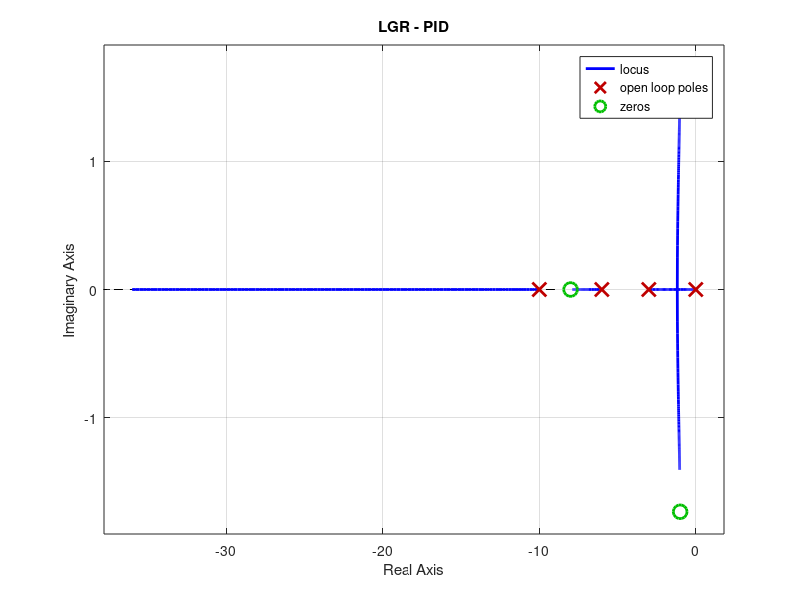
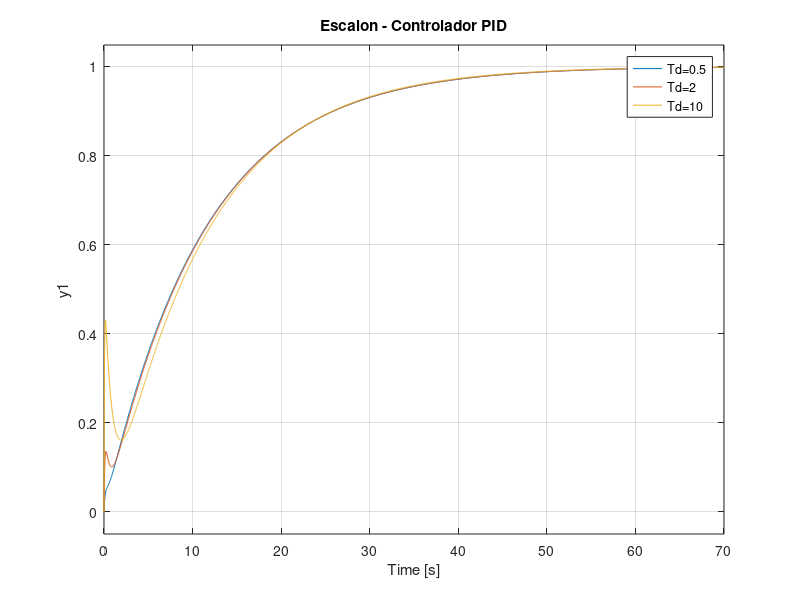

The MATLAB script that drew these images, in order:
%% Ejercicio 1 - LGR Proporcional
clc
z = [-8];
p = [-3 -6 -10];
[num, den] = zp2tf(z,p,1);
Gp = tf(num, den)

kp = 1;
GcP = tf(kp);

FTLA = GcP * Gp;

figure(1)
    rlocus(FTLA)
    title('LGR Controlador Proporcional')
    % es estable, los polos estan a la izquierda

%====Salida del Sistema en LC====
FTLC1 = feedback(GcP*Gp, 1);

kp = 10;
    GcP = tf(kp);
    FTLC2 = feedback(GcP*Gp, 1);

kp = 25;
    GcP = tf(kp);
    FTLC3 = feedback(GcP*Gp, 1);

figure(2)
step(FTLC1, FTLC2, FTLC3)
    title('Escalon - Controlador Proporcional')
    legend('kp = 1', 'kp = 10', 'kp = 25')
    % a medida que aumento el k, el sobreimpulso es mayor
        % se estabiliza mas rapido y responde mas rapido

%% Ejercicio 2 - Diseñar controlador (sin y con PI)
            % tiempo pico < 0,2
            % sobrepico < 20%
            % Ess 0
clc
z = [-8];
p = [-3 -6 -10];
[num, den] = zp2tf(z,p,1);
Gp = tf(num, den)

kp = 1;
Ti = 0.5;
num = [kp*Ti kp];
den = [Ti 0];
GcPI = tf(num, den);

FTLA_PI = GcPI * Gp;

figure(1)
    rlocus(FTLA_PI)
    title('LGR - Controlador PI')

%=====Salida del Sistema en LC (PI)=====
FTLC1 = feedback(FTLA_PI, 1);

Ti = 2;
    num = [kp*Ti kp];
    den = [Ti 0];
    GcPI = tf(num, den);
    FTLC2 = feedback(GcPI*Gp, 1);

Ti = 5;
    num = [kp*Ti kp];
    den = [Ti 0];
    GcPI = tf(num, den);
    FTLC3 = feedback(GcPI*Gp, 1);   

figure(2)
    step(FTLC1, FTLC2, FTLC3)
    title('Escalon - Controlador PI')
    legend('Ti=0.5', 'Ti=2', 'Ti=5')
    ylim([0 1.2])

%% Ejercicio 2) con PID
clc
z = [-8];
p = [-3 -6 -10];
[num, den] = zp2tf(z,p,1);
Gp = tf(num, den)

kp = 1;
Ti = 0.5;
Td = 0.5;

num = [kp*Td*Ti kp*Ti kp];
den = [Ti 0];
GcPID = tf(num, den);
FTLAPID = GcPID * Gp;

figure(1)
    rlocus(FTLAPID)
    title('LGR - PID')

%=====Salida del Sistema en LC (PID)=====
FTLC1 = feedback(FTLAPID, 1);

Td = 2;
    num = [kp*Td*Ti kp*Ti kp];
    den = [Ti 0];
    GcPID = tf(num, den);
    FTLC2 = feedback(GcPID*Gp,1);

Td = 10;
    num = [kp*Td*Ti kp*Ti kp];
    den = [Ti 0];
    GcPID = tf(num, den);
    FTLC3 = feedback(GcPID*Gp, 1)

figure(2)
    step(FTLC1, FTLC2, FTLC3)
    title('Escalon - Controlador PID')
    legend('Td=0.5', 'Td=2', 'Td=10')
